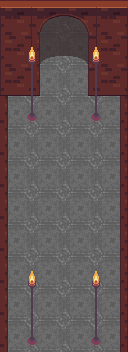

This is a level from a 2D game, rendered from its Tiled map with the project's own tilesets. A one-line summary and the complete map file follow:
An orthogonal 4x11 tile map with 32x32 px tiles, 8 tile layers (frontDoor, centralStart, start, exit, ...), 3 tilesets.

<map version="1.4" tiledversion="2020.10.30" orientation="orthogonal" renderorder="right-down" width="4" height="11" tilewidth="32" tileheight="32" infinite="0" nextlayerid="11" nextobjectid="1">
 <editorsettings>
  <export target="entrance.json" format="json" />
 </editorsettings>
 <tileset firstgid="1" name="terrain_atlas" tilewidth="32" tileheight="32" tilecount="1024" columns="32">
  <image source="tiles/terrain_atlas.png" trans="ff00ff" width="1024" height="1024" />
  <tile id="504">
   <properties>
    <property name="collides" type="bool" value="true" />
   </properties>
  </tile>
  <tile id="505">
   <properties>
    <property name="collides" type="bool" value="true" />
   </properties>
  </tile>
  <tile id="506">
   <properties>
    <property name="collides" type="bool" value="true" />
   </properties>
  </tile>
  <tile id="507">
   <properties>
    <property name="collides" type="bool" value="true" />
   </properties>
  </tile>
  <tile id="508">
   <properties>
    <property name="collides" type="bool" value="true" />
   </properties>
  </tile>
  <tile id="509">
   <properties>
    <property name="collides" type="bool" value="true" />
   </properties>
  </tile>
  <tile id="536">
   <properties>
    <property name="collides" type="bool" value="true" />
   </properties>
  </tile>
  <tile id="537">
   <properties>
    <property name="collides" type="bool" value="true" />
   </properties>
  </tile>
  <tile id="538">
   <properties>
    <property name="collides" type="bool" value="true" />
   </properties>
  </tile>
  <tile id="539">
   <properties>
    <property name="collides" type="bool" value="true" />
   </properties>
  </tile>
  <tile id="540">
   <properties>
    <property name="collides" type="bool" value="true" />
   </properties>
  </tile>
  <tile id="541">
   <properties>
    <property name="collides" type="bool" value="true" />
   </properties>
  </tile>
  <tile id="568">
   <properties>
    <property name="collides" type="bool" value="true" />
   </properties>
  </tile>
  <tile id="569">
   <properties>
    <property name="collides" type="bool" value="true" />
   </properties>
  </tile>
  <tile id="570">
   <properties>
    <property name="collides" type="bool" value="true" />
   </properties>
  </tile>
  <tile id="571">
   <properties>
    <property name="collides" type="bool" value="true" />
   </properties>
  </tile>
  <tile id="572">
   <properties>
    <property name="collides" type="bool" value="true" />
   </properties>
  </tile>
  <tile id="573">
   <properties>
    <property name="collides" type="bool" value="true" />
   </properties>
  </tile>
  <tile id="603">
   <properties>
    <property name="collides" type="bool" value="true" />
   </properties>
  </tile>
  <tile id="604">
   <properties>
    <property name="collides" type="bool" value="true" />
   </properties>
  </tile>
  <tile id="605">
   <properties>
    <property name="collides" type="bool" value="true" />
   </properties>
  </tile>
  <tile id="752">
   <properties>
    <property name="collides" type="bool" value="true" />
   </properties>
  </tile>
  <tile id="753">
   <properties>
    <property name="collides" type="bool" value="true" />
   </properties>
  </tile>
  <tile id="754">
   <properties>
    <property name="collides" type="bool" value="true" />
   </properties>
  </tile>
  <tile id="784">
   <properties>
    <property name="collides" type="bool" value="true" />
   </properties>
  </tile>
  <tile id="785">
   <properties>
    <property name="collides" type="bool" value="true" />
   </properties>
  </tile>
  <tile id="786">
   <properties>
    <property name="collides" type="bool" value="true" />
   </properties>
  </tile>
  <tile id="816">
   <properties>
    <property name="collides" type="bool" value="true" />
   </properties>
  </tile>
  <tile id="817">
   <properties>
    <property name="collides" type="bool" value="true" />
   </properties>
  </tile>
  <tile id="818">
   <properties>
    <property name="collides" type="bool" value="true" />
   </properties>
  </tile>
 </tileset>
 <tileset firstgid="1025" name="floortileset" tilewidth="32" tileheight="32" tilecount="64" columns="8">
  <image source="tiles/floortileset.png" trans="ff00ff" width="256" height="256" />
  <tile id="37">
   <properties>
    <property name="collides" type="bool" value="true" />
   </properties>
  </tile>
 </tileset>
 <tileset firstgid="1089" name="base_out_atlas" tilewidth="32" tileheight="32" tilecount="1024" columns="32">
  <image source="tiles/base_out_atlas.png" trans="ff00ff" width="1024" height="1024" />
  <tile id="512">
   <properties>
    <property name="collides" type="bool" value="true" />
   </properties>
  </tile>
  <tile id="513">
   <properties>
    <property name="collides" type="bool" value="true" />
   </properties>
  </tile>
  <tile id="514">
   <properties>
    <property name="collides" type="bool" value="true" />
   </properties>
  </tile>
  <tile id="515">
   <properties>
    <property name="collides" type="bool" value="true" />
   </properties>
  </tile>
  <tile id="516">
   <properties>
    <property name="collides" type="bool" value="true" />
   </properties>
  </tile>
  <tile id="517">
   <properties>
    <property name="collides" type="bool" value="true" />
   </properties>
  </tile>
  <tile id="518">
   <properties>
    <property name="collides" type="bool" value="true" />
   </properties>
  </tile>
  <tile id="519">
   <properties>
    <property name="collides" type="bool" value="true" />
   </properties>
  </tile>
  <tile id="544">
   <properties>
    <property name="collides" type="bool" value="true" />
   </properties>
  </tile>
  <tile id="545">
   <properties>
    <property name="collides" type="bool" value="true" />
   </properties>
  </tile>
  <tile id="546">
   <properties>
    <property name="collides" type="bool" value="true" />
   </properties>
  </tile>
  <tile id="547">
   <properties>
    <property name="collides" type="bool" value="true" />
   </properties>
  </tile>
  <tile id="548">
   <properties>
    <property name="collides" type="bool" value="true" />
   </properties>
  </tile>
  <tile id="549">
   <properties>
    <property name="collides" type="bool" value="true" />
   </properties>
  </tile>
  <tile id="550">
   <properties>
    <property name="collides" type="bool" value="true" />
   </properties>
  </tile>
  <tile id="551">
   <properties>
    <property name="collides" type="bool" value="true" />
   </properties>
  </tile>
  <tile id="576">
   <properties>
    <property name="collides" type="bool" value="true" />
   </properties>
  </tile>
  <tile id="577">
   <properties>
    <property name="collides" type="bool" value="true" />
   </properties>
  </tile>
  <tile id="578">
   <properties>
    <property name="collides" type="bool" value="true" />
   </properties>
  </tile>
  <tile id="579">
   <properties>
    <property name="collides" type="bool" value="true" />
   </properties>
  </tile>
  <tile id="580">
   <properties>
    <property name="collides" type="bool" value="true" />
   </properties>
  </tile>
  <tile id="581">
   <properties>
    <property name="collides" type="bool" value="true" />
   </properties>
  </tile>
  <tile id="582">
   <properties>
    <property name="collides" type="bool" value="true" />
   </properties>
  </tile>
  <tile id="583">
   <properties>
    <property name="collides" type="bool" value="true" />
   </properties>
  </tile>
  <tile id="608">
   <properties>
    <property name="collides" type="bool" value="true" />
   </properties>
  </tile>
  <tile id="609">
   <properties>
    <property name="collides" type="bool" value="true" />
   </properties>
  </tile>
  <tile id="610">
   <properties>
    <property name="collides" type="bool" value="true" />
   </properties>
  </tile>
  <tile id="611">
   <properties>
    <property name="collides" type="bool" value="true" />
   </properties>
  </tile>
  <tile id="612">
   <properties>
    <property name="collides" type="bool" value="true" />
   </properties>
  </tile>
  <tile id="613">
   <properties>
    <property name="collides" type="bool" value="true" />
   </properties>
  </tile>
  <tile id="614">
   <properties>
    <property name="collides" type="bool" value="true" />
   </properties>
  </tile>
  <tile id="615">
   <properties>
    <property name="collides" type="bool" value="true" />
   </properties>
  </tile>
  <tile id="643">
   <properties>
    <property name="collides" type="bool" value="true" />
   </properties>
  </tile>
  <tile id="644">
   <properties>
    <property name="collides" type="bool" value="true" />
   </properties>
  </tile>
  <tile id="645">
   <properties>
    <property name="collides" type="bool" value="true" />
   </properties>
  </tile>
  <tile id="646">
   <properties>
    <property name="collides" type="bool" value="true" />
   </properties>
  </tile>
  <tile id="675">
   <properties>
    <property name="collides" type="bool" value="true" />
   </properties>
  </tile>
  <tile id="676">
   <properties>
    <property name="collides" type="bool" value="true" />
   </properties>
  </tile>
  <tile id="677">
   <properties>
    <property name="collides" type="bool" value="true" />
   </properties>
  </tile>
  <tile id="678">
   <properties>
    <property name="collides" type="bool" value="true" />
   </properties>
  </tile>
  <tile id="707">
   <properties>
    <property name="collides" type="bool" value="true" />
   </properties>
  </tile>
  <tile id="708">
   <properties>
    <property name="collides" type="bool" value="true" />
   </properties>
  </tile>
  <tile id="709">
   <properties>
    <property name="collides" type="bool" value="true" />
   </properties>
  </tile>
  <tile id="710">
   <properties>
    <property name="collides" type="bool" value="true" />
   </properties>
  </tile>
  <tile id="739">
   <properties>
    <property name="collides" type="bool" value="true" />
   </properties>
  </tile>
  <tile id="740">
   <properties>
    <property name="collides" type="bool" value="true" />
   </properties>
  </tile>
  <tile id="741">
   <properties>
    <property name="collides" type="bool" value="true" />
   </properties>
  </tile>
  <tile id="742">
   <properties>
    <property name="collides" type="bool" value="true" />
   </properties>
  </tile>
 </tileset>
 <layer id="1" name="frontDoor" width="4" height="11">
  <properties>
   <property name="startLayer" type="bool" value="true" />
  </properties>
  <data encoding="csv">
0,0,0,0,
0,0,0,0,
0,0,0,0,
0,0,0,0,
0,0,0,0,
0,0,0,0,
0,0,0,0,
0,0,0,0,
0,0,0,0,
0,0,0,0,
0,1547,1547,0
</data>
 </layer>
 <layer id="8" name="centralStart" width="4" height="11">
  <properties>
   <property name="startLayer" type="bool" value="true" />
  </properties>
  <data encoding="csv">
0,0,0,0,
0,0,0,0,
0,1547,1547,0,
0,0,0,0,
0,0,0,0,
0,0,0,0,
0,0,0,0,
0,0,0,0,
0,0,0,0,
0,0,0,0,
0,0,0,0
</data>
 </layer>
 <layer id="10" name="start" width="4" height="11">
  <data encoding="csv">
0,0,0,0,
0,0,0,0,
0,0,0,0,
0,0,0,0,
0,0,0,0,
0,0,0,0,
0,0,0,0,
0,0,0,0,
0,0,0,0,
0,0,0,0,
0,1547,1547,0
</data>
 </layer>
 <layer id="6" name="exit" width="4" height="11">
  <properties>
   <property name="exitSceneUrl" value="central.json#mainEntrance" />
  </properties>
  <data encoding="csv">
0,1547,1547,0,
0,1547,1547,0,
0,1547,1547,0,
0,0,0,0,
0,0,0,0,
0,0,0,0,
0,0,0,0,
0,0,0,0,
0,0,0,0,
0,0,0,0,
0,0,0,0
</data>
 </layer>
 <layer id="7" name="exit" width="4" height="11">
  <properties>
   <property name="exitSceneUrl" value="map.json#frontOutside" />
  </properties>
  <data encoding="csv">
0,0,0,0,
0,0,0,0,
0,0,0,0,
0,0,0,0,
0,0,0,0,
0,0,0,0,
0,0,0,0,
0,0,0,0,
0,0,0,0,
0,0,0,0,
0,1547,1547,0
</data>
 </layer>
 <layer id="2" name="floor" width="4" height="11">
  <data encoding="csv">
0,1032,1032,0,
0,1032,1032,0,
0,1032,1032,0,
1032,1032,1032,1032,
1032,1032,1032,1032,
1032,1032,1032,1032,
1032,1032,1032,1032,
1032,1032,1032,1032,
1032,1032,1032,1032,
1032,1032,1032,1032,
1032,1032,1032,1032
</data>
 </layer>
 <layer id="3" name="wall" width="4" height="11">
  <data encoding="csv">
1608,1609,1610,1608,
1640,1641,1642,1640,
1672,1673,1674,1672,
1669,0,0,1670,
1669,0,0,1670,
1669,0,0,1670,
1669,0,0,1670,
1669,0,0,1670,
1669,0,0,1670,
1669,0,0,1670,
1669,0,0,1670
</data>
 </layer>
 <layer id="4" name="decor" width="4" height="11">
  <data encoding="csv">
0,0,0,0,
1823,1824,1823,1824,
1855,1856,1855,1856,
1887,1888,1887,1888,
0,0,0,0,
0,0,0,0,
0,0,0,0,
0,0,0,0,
1823,1824,1823,1824,
1855,1856,1855,1856,
1887,1888,1887,1888
</data>
 </layer>
 <objectgroup id="5" name="floorLayer" />
</map>
